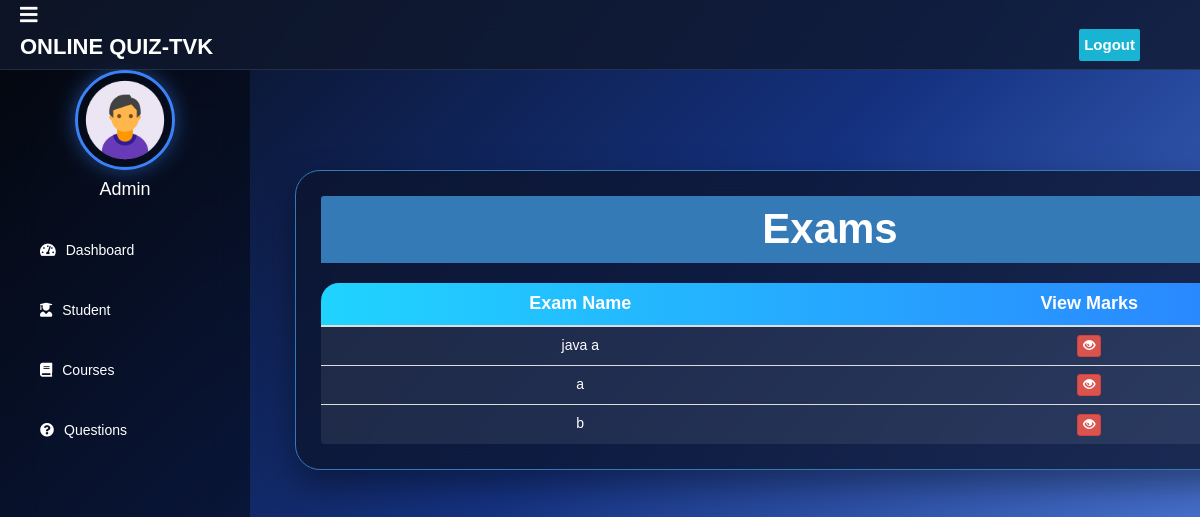
Page /admin-view-marks/1 (signed in) on the earlier database version.
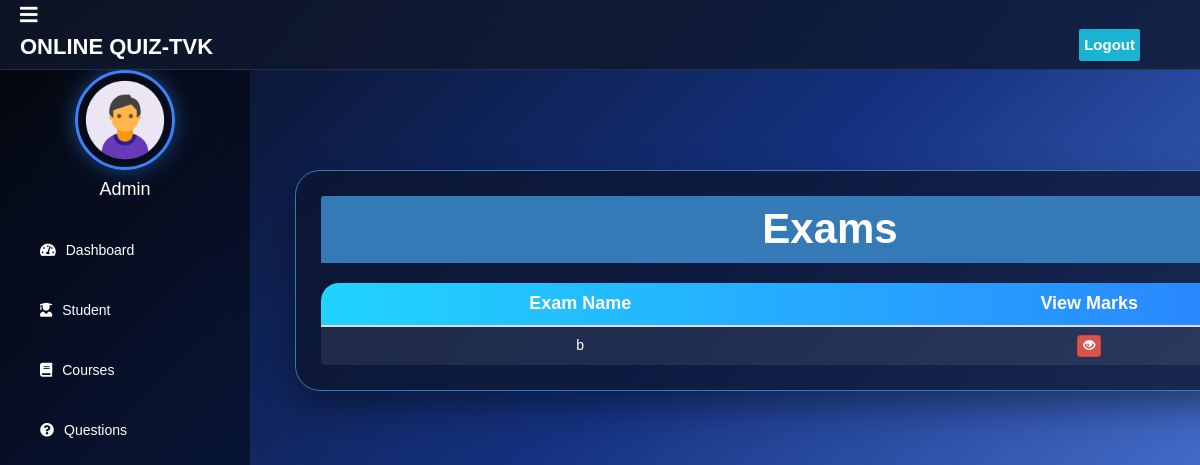
Same page on the later database version.
### quiz/models.py (models this page shows, shortened)
class Course(models.Model):
   course_name = models.CharField(max_length=50)
   question_number = models.PositiveIntegerField(default=0)
   total_marks = models.PositiveIntegerField(default=0)

### quiz/views.py (the view)
# urls.py: path('admin-view-marks/<int:pk>', views.admin_view_marks_view, name='admin-view-marks'),
@login_required(login_url='adminlogin')
def admin_view_marks_view(request,pk):
    courses = models.Course.objects.all()
    response =  render(request,'quiz/admin_view_marks.html',{'courses':courses})
    response.set_cookie('student_id',str(pk))
    return response

### templates/quiz/admin_view_marks.html (shortened to what this page needs)
{% extends 'quiz/adminbase.html' %}
{% block content %}
{%load static%}
<head>
  <link href="//netdna.bootstrapcdn.com/bootstrap/3.0.0/css/bootstrap.min.css" rel="stylesheet" id="bootstrap-css">
</head>
<br><br>
<div class="container">
  <div class="panel panel-primary">
    <div class="panel-heading">
      <h6 class="panel-title">Exams</h6>
    </div>
    <table class="table table-hover" id="dev-table">
      <thead>
        <tr>
          <th>Exam Name</th>
          <th>View Marks</th>
        </tr>
      </thead>
      {% for t in courses %}
      <tr>
        <td> {{t.course_name}}</td>
        <td><a class="btn btn-danger btn-xs" href="{% url 'admin-check-marks' t.id  %}"><span class="glyphicon glyphicon-eye-open"></span></a></td>
      </tr>
      {% endfor %}
    </table>
  </div>
</div>
<br><br><br><br><br><br>
{% endblock content %}

Differences in the rows shown:
removed Course: course_name "java a"
removed Course: course_name "a"
